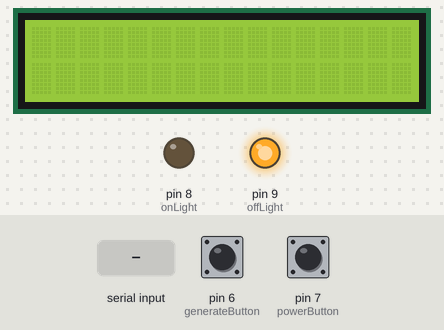
Simulated run of this sketch. Board: Arduino Mega 2560, built with avr-gcc and run on an emulated ATmega2560. Shown: 16×2 character LCD, output pins drawn as LEDs (lit = HIGH). The test bench sets the inputs (shaded band); at power-on: pin 7 (powerButton) LOW, pin 6 (generateButton) LOW. What the sketch prints to the serial monitor is not drawn.

Above: at 1.2 s.
1.3 s: "90,45\n" received over Serial
At 3.1 s:
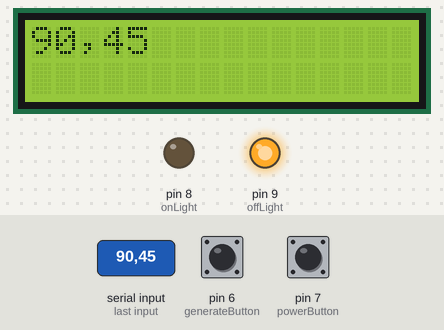
3.5 s: "U90\n" received over the second serial link
At 4.8 s:
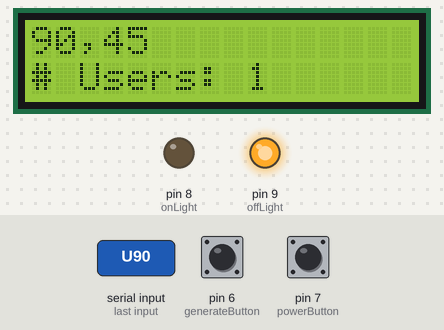
5.5 s: pin 7 (powerButton) pulled HIGH for 0.15 s
At 6.7 s:
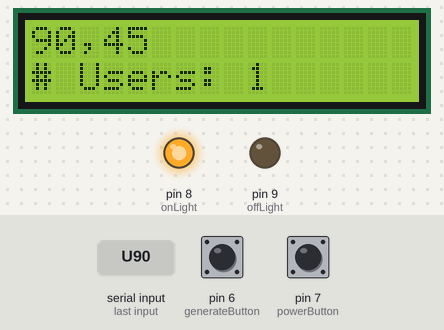
7.1 s: "U,45\n" received over the second serial link
At 9.0 s:
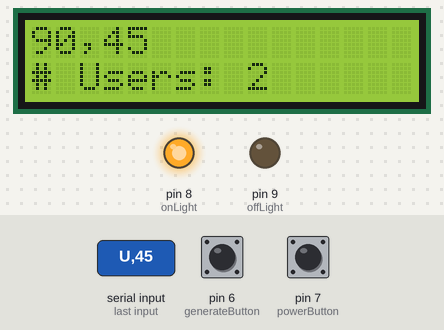
11.1 s: pin 7 (powerButton) pulled HIGH for 1 s
At 12.2 s:
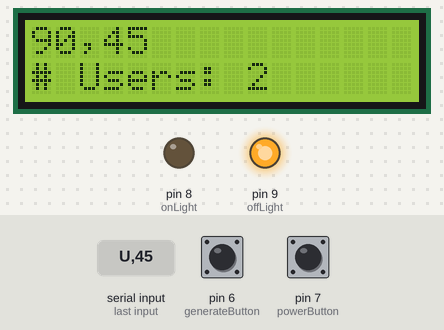
Timing chart, 0 to 14.1 s (numbered marks = the images above; inputs shaded):
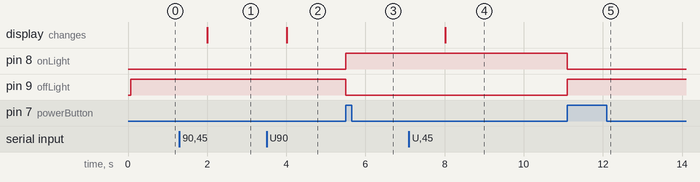

Measured:
- after the input at 1.3 s, the display: changes after 0.71 s (image 1)
- after the input at 3.5 s, the display: changes after 0.51 s (image 2)
- after the input at 5.5 s, pin 8 (onLight): LOW → HIGH at once; pin 9 (offLight): HIGH → LOW at once
- after the input at 7.1 s, the display: changes after 0.91 s (image 4)
- after the input at 11.1 s, pin 8 (onLight): HIGH → LOW at once; pin 9 (offLight): LOW → HIGH at once

The sketch:

network_manager.ino
```cpp
// Logan Lucas, Henry Chen, Lance Guevarra
// netids: lluca5, hchen250, lguev2
// UINs: 667695865, 675227500, 657508441

// Group Number: 23

// Project Title: WiFi QR Code Connector

// Abstract:
// Arduino system that enables WiFi access through automatically generating QR codes
// using three Arduinos to manage network setup, QR code generation, and display.
// It is an independent system for homeowners aiming to simplify the process to access home
// internet for their guests

// Network Management Arduino
// Description: get network data, send to QR generation Arduino, and display current state + statistics of network from display Arduino.

#include <LiquidCrystal_I2C.h>
#include <SoftwareSerial.h>

// set up third arduino Serial connection
const int rxPin = 2;
const int txPin = 3;

SoftwareSerial displayArduino(rxPin, txPin);

// size of lcd display
#define NUM_COLS 16
#define NUM_ROWS 2

// constants for pins
const int offLight = 9;
const int onLight = 8;
const int powerButton = 7;
const int generateButton = 6;

// initialize lcd display
LiquidCrystal_I2C lcd(0x27, NUM_COLS, NUM_ROWS);

// millis checking variables
unsigned long prevMillis = 0;
const int interval = 1000;

// debounce variables for both buttons
const int debounceInterval = 50;
unsigned long lastPowerDebounceTime = 0;
unsigned long lastGenerateDebounceTime = 0;
int powerButtonState = LOW;
int generateButtonState = LOW;

// state variables
bool credentialsReceived = false;
bool promptShown = false;
int powerState = LOW; // LOW: off, HIGH: on
int userCount = 0; // number of users connected to network

// data to send to second Arduino
char dataToSend[128];

// basic initialization
void setup() {
  // debugging
  Serial.begin(9600);
  Serial.println("starting setup");
  Serial1.begin(9600);
  displayArduino.begin(9600);

  // get lcd ready for displaying
  lcd.init();
  lcd.backlight();
  lcd.clear();

  // set up pin modes for input/output
  pinMode(offLight, OUTPUT);
  pinMode(onLight, OUTPUT);
  pinMode(powerButton, INPUT);
  pinMode(generateButton, INPUT);

  // turn on off light at beginning
  digitalWrite(offLight, HIGH);

  Serial.println("finished setup");
}

// calls all helper functions
void loop() {
  handlePowerButton();
  handleGenerateButton();

  if (millis() - prevMillis >= interval) {
    prevMillis = millis();

    if (!credentialsReceived) {
      getCredentials();
    }

    updateUserCount();
  }
}

// gathers credentials from Serial input and loads into global buffers
void getCredentials() {
  if (!promptShown) {
    Serial.println("Enter SSID and password in the format of 'SSID:PASSWORD' - if no password, use 'none':");
    promptShown = true;
  }

  // get data from serial monitor
  if (Serial.available() > 0) {
    int availableBytes = Serial.available();
    for (int i = 0; i < availableBytes; i++) {
      dataToSend[i] = Serial.read();
    }
    char buffer[16];
    sscanf(dataToSend, "%16[^:]", buffer);
    lcd.setCursor(0, 0);
    lcd.print(buffer);
    credentialsReceived = true;
  }
}

// perform debounce check, then switch power of system and update led light status
void handlePowerButton() {
  int reading = digitalRead(powerButton);

  if (reading != powerButtonState) {
    lastPowerDebounceTime = millis();
  }

  if (millis() - lastPowerDebounceTime > debounceInterval) {
    if (reading != powerButtonState) {
      powerButtonState = reading;
    }
  }

  if (reading == HIGH && reading != powerButtonState) {
    powerState = !powerState;
    digitalWrite(onLight, powerState);
    digitalWrite(offLight, !powerState);
  }
  powerButtonState = reading;
}

// perform debounce check, then send data to QR code generator
void handleGenerateButton() {
  int reading = digitalRead(generateButton);

  if (reading != generateButtonState) {
    lastGenerateDebounceTime = millis();
  }

  if (millis() - lastGenerateDebounceTime > debounceInterval) {
    if (reading != generateButtonState) {
      generateButtonState = reading;
    }
  }

  if (reading == HIGH && reading != generateButtonState) {
    if (!credentialsReceived) {
      Serial.println("ERROR: no credentials input.");
    }
    else if (!powerState) {
      Serial.println("ERORR: system turned off.");
    }
    else {
      sendData();
    }
  }
  generateButtonState = reading;
}

// send data to QR code generation Arduino
void sendData() {
  Serial.println("sending network information...");
  Serial1.write(dataToSend);
  Serial.println(dataToSend);
  Serial.println("network information sent!\n");
}

// update the user count displayed on the lcd screen
void updateUserCount() {
  if (displayArduino.available() > 0) {
    char c = displayArduino.read();

    // uses 'U' as a marker to update
    if (c == 'U') {
      userCount++;
      char buffer[16];
      sprintf(buffer, "# Users: %d", userCount);
      lcd.setCursor(0, 1);
      lcd.print(buffer);
    }
  }
}
```
